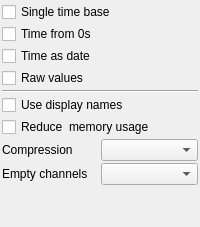
                   <widget class="QWidget" name="HDF5_2">
                    <layout class="QGridLayout" name="gridLayout_17">
                     <property name="leftMargin">
                      <number>2</number>
                     </property>
                     <property name="topMargin">
                      <number>2</number>
                     </property>
                     <property name="rightMargin">
                      <number>2</number>
                     </property>
                     <property name="bottomMargin">
                      <number>2</number>
                     </property>
                     <property name="spacing">
                      <number>2</number>
                     </property>
                     <item row="8" column="1">
                      <widget class="QComboBox" name="empty_channels"/>
                     </item>
                     <item row="9" column="0">
                      <spacer name="verticalSpacer_12">
                       <property name="orientation">
                        <enum>Qt::Vertical</enum>
                       </property>
                       <property name="sizeHint" stdset="0">
                        <size>
                         <width>20</width>
                         <height>40</height>
                        </size>
                       </property>
                      </spacer>
                     </item>
                     <item row="7" column="0">
                      <widget class="QLabel" name="label_71">
                       <property name="text">
                        <string>Compression</string>
                       </property>
                      </widget>
                     </item>
                     <item row="8" column="0">
                      <widget class="QLabel" name="label_66">
                       <property name="text">
                        <string>Empty channels</string>
                       </property>
                      </widget>
                     </item>
                     <item row="7" column="1">
                      <widget class="QComboBox" name="export_compression"/>
                     </item>
                     <item row="4" column="0" colspan="2">
                      <widget class="Line" name="line_32">
                       <property name="orientation">
                        <enum>Qt::Horizontal</enum>
                       </property>
                      </widget>
                     </item>
                     <item row="3" column="0" colspan="2">
                      <widget class="QCheckBox" name="raw">
                       <property name="text">
                        <string>Raw values</string>
                       </property>
                      </widget>
                     </item>
                     <item row="2" column="0" colspan="2">
                      <widget class="QCheckBox" name="time_as_date">
                       <property name="text">
                        <string>Time as date</string>
                       </property>
                      </widget>
                     </item>
                     <item row="1" column="0" colspan="2">
                      <widget class="QCheckBox" name="time_from_zero">
                       <property name="text">
                        <string>Time from 0s</string>
                       </property>
                      </widget>
                     </item>
                     <item row="0" column="0" colspan="2">
                      <widget class="QCheckBox" name="single_time_base">
                       <property name="text">
                        <string>Single time base</string>
                       </property>
                      </widget>
                     </item>
                     <item row="5" column="0" colspan="2">
                      <widget class="QCheckBox" name="use_display_names">
                       <property name="text">
                        <string>Use display names</string>
                       </property>
                      </widget>
                     </item>
                     <item row="6" column="0" colspan="2">
                      <widget class="QCheckBox" name="reduce_memory_usage">
                       <property name="text">
                        <string>Reduce  memory usage</string>
                       </property>
                      </widget>
                     </item>
                    </layout>
                   </widget>
